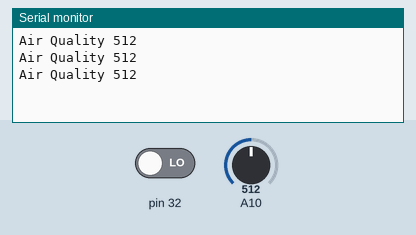
This sketch was run on a simulated Arduino Mega 2560, built with avr-gcc and run on an emulated ATmega2560. Parts: the last lines printed to the serial monitor. The inputs (shaded band) are chosen by the test bench; at power-on: pin 32 LOW, A10 = 512.

Above: at 1.3 s.
1.4 s: pin 32 driven HIGH
3.5 s: A10 set to 716
At 3.82 s:
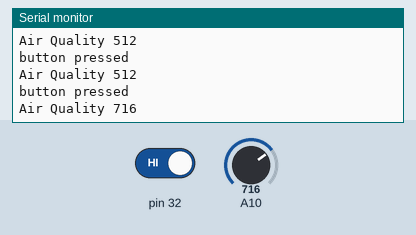
5.0 s: A10 set to 900
At 5.32 s:
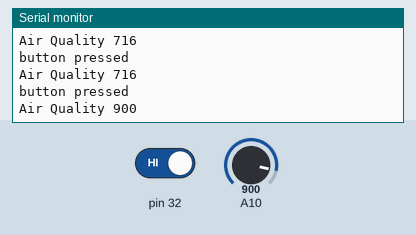
Timing chart, 0 to 8.0 s (numbered marks = the images above; inputs shaded):
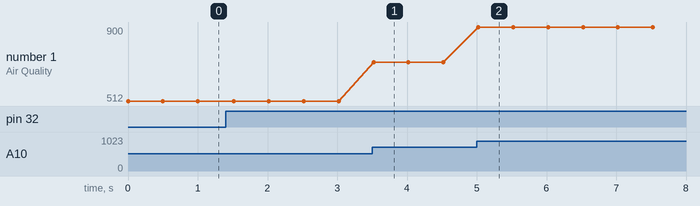

Measured:
- after the input at 3.5 s, the serial monitor: prints a new line at once (image 1)
- after the input at 5.0 s, the serial monitor: prints a new line at once (image 2)
- plotted number 1: 512 → 716 after the input at 3.5 s, 716 → 900 after the input at 5.0 s

The sketch:

Print_Sensor_Data_on_Platform.ino
```cpp
#include <DHT.h>
DHT dht(33, DHT11);
const int LTrigPin = 29;
const int LEchoPin = 28;
const int RTrigPin = 40;
const int REchoPin = 39;


void setup() {
  Serial.begin(9600);
  dht.begin();
  pinMode(LTrigPin, OUTPUT);
  pinMode(LEchoPin, INPUT);
  pinMode(RTrigPin, OUTPUT);
  pinMode(REchoPin, INPUT);
}

void loop(){
  /*button
    stop all movement when button is pushed */
  int Buttonval = digitalRead(32);
  if (Buttonval == HIGH) {
    Serial.println("button pressed");
    //stop all motion
  }

  /*Sound
    Read data from Left and Right Analog Sound Sensor, calculate Sound Difference

  int Lsoundval;
  Lsoundval=analogRead(7);
  Serial.print("Left Sound Value " );
  Serial.print(Lsoundval,DEC);
  int Rsoundval;
  Rsoundval=analogRead(14);
  Serial.print(" Reft Sound Value " );
  Serial.print(Rsoundval,DEC);
  int SoundDifference;
  SoundDifference = abs(Rsoundval - Lsoundval);
  Serial.print(" SoundDifference");
  Serial.println(SoundDifference, DEC);
  */

  /*Light
    Read data from Left, Right and Front Analog Light Sensor

  int Llightval;
  Llightval=analogRead(8);
  Serial.print("Left Light Value ");
  Serial.print(Llightval,DEC);
  int Rlightval;
  Rlightval=analogRead(12);
  Serial.print(" Right Light Value ");
  Serial.print(Rlightval,DEC);
  int Flightval;
  Flightval=analogRead(13);
  Serial.print(" Front Light Value ");
  Serial.println(Flightval,DEC);
  */

  /*Flame
    Read data from Left and Right Analog Flame Sensor, calculate Flame Difference

  int Lflameval;
  Lsoundval=analogRead(9);
  Serial.print("Left Flame Value " );
  Serial.print(Lflameval,DEC);
  int Rflameval;
  Rflameval=analogRead(11);
  Serial.print(" Right Flame Value " );
  Serial.print(Rflameval,DEC);
  int FlameDifference;
  FlameDifference = abs(Rflameval - Lflameval);
  Serial.print(" FlameDifference");
  Serial.println(FlameDifference, DEC);
   */

  /*Temperature and humidity
    Read data from DHT11

  float humid = dht.readHumidity();
  float temp = dht.readTemperature();
  float heatindex = dht.computeHeatIndex(temp, humid, false);
  Serial.print("humidity " );
  Serial.print(humid, 0);
  Serial.print(" temp " );
  Serial.print(temp, 0);
  Serial.print(" heatindex " );
  Serial.println(heatindex, 0);
*/

  /*Harmful Gases
    Read data from MQ135*/

  int Airqualityval;
  Airqualityval = analogRead(10);
  Serial.print("Air Quality " );
  Serial.println( Airqualityval, DEC);

  /*Motion
    Read data from front, left and right Motion Sensor

  if (digitalRead(24) == HIGH)
    {Serial.println("Left Motion Detected");}
  if (digitalRead(26) == HIGH)
    {Serial.println("Right Motion Detected");}
  if (digitalRead(53) == HIGH)
    {Serial.println("Front Motion Detected");}
  */
   /*Ultrosonic
    Read data from left and right Ultrosonic Sensor


   digitalWrite(LTrigPin, LOW);
   delayMicroseconds(2);
   digitalWrite(LTrigPin, HIGH);
   delayMicroseconds(10);
   digitalWrite(LTrigPin, LOW);
   float Ldistance;
   Ldistance = pulseIn(LEchoPin, HIGH) / 58.0;
   Ldistance = (int(Ldistance * 100.0)) / 100.0;
   Serial.print("Left Distance ");
   Serial.print(Ldistance);
   Serial.print(" cm ");

   digitalWrite(RTrigPin, LOW);
   delayMicroseconds(2);
   digitalWrite(RTrigPin, HIGH);
   delayMicroseconds(10);
   digitalWrite(RTrigPin, LOW);
   float Rdistance;
   Rdistance = pulseIn(REchoPin, HIGH) / 58.0;
   Rdistance = (int(Rdistance * 100.0)) / 100.0;
   Serial.print(" Right Distance ");
   Serial.print(Rdistance);
   Serial.println(" cm ");
   */


   delay(500); //refresh time

}
```
